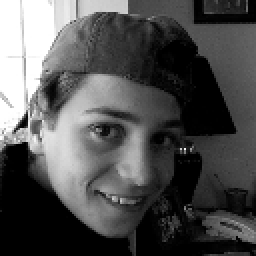
%> input picture Imagenes/cara.bmp, 128 x 128 px (shown 2 times larger)
$ octave Parcial2Practica6.m   (GNU Octave 9; MATLAB toolbox functions it lacks are replaced by stand-ins)
%> lines starting %> are read from the running program, lines starting %| are printed output that depends on the picture
### Practicas/Parcial III/FiltroGaussEspacio.m
function G = FiltroGaussEspacio(sigma)
%Gaussiano PasaBajas en el dominio del espacio

n = ceil(6*sigma); %Techo
if(mod(n,2)==0)
    n = n+1;
end

G = zeros(n);
cx = ceil(n/2);
cy = ceil(n/2);
disp(n)
disp(cx)
disp(cy)

%n = 3

for x=1:n
    for y=1:n
        d=((x-cx)*(x-cx) + (y-cy)*(y-cy));
        z= d/(2*sigma*sigma);
        G(x,y) = exp(-z);
    end
end

### Practicas/Parcial II/Parcial2Practica6.m
%Aplicar a una imagen los siguientes filtros:
%Filtros estadísticos (8-vecinos): MAX, MIN y Promedio
%Filtro suavizantes: Caja, promedio pesado y Gaussiano
%Filtros realzantes:
%Gradiente, desplegar el resultado de las parciales y la magnitud
%Laplaciano

clear all
close all

ImgOrg = imread ('../../Imagenes/cara.bmp');
%> ImgOrg is the input picture: size 128x128 uint8; min 0, max 255, mean 81.1

%Recomendable convertir a double imagen
I = double(ImgOrg);
[filas, columnas] = size(I);
%> filas = 128; columnas = 128

%-----------------------ESTADISTICOS-----------------------%
FiltroMax = zeros(filas, columnas);
FiltroMin = zeros(filas, columnas);
FiltroMedia = zeros(filas, columnas);
for i = 2:filas-1
    for j = 2:columnas-1

        % Extraer la vecindad 3x3
        ventana = I(i-1:i+1, j-1:j+1);

        % Calcular valores estadísticos
        FiltroMax(i,j) = max(ventana(:));       % Valor máximo
        FiltroMin(i,j) = min(ventana(:));       % Valor mínimo
        FiltroMedia(i,j) = mean(ventana(:));    % Promedio
    end
end
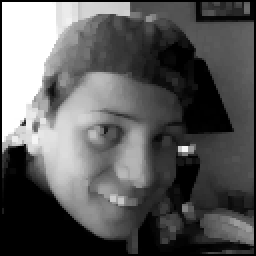
%> FiltroMax: size 128x128 double (shown 2 times larger); min 0, max 255, mean 91.6
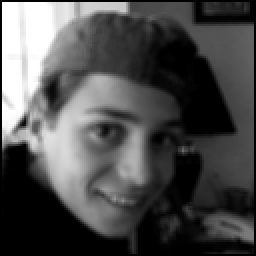
%> FiltroMedia: size 128x128 double (shown 2 times larger); min 0, max 255, mean 78.3
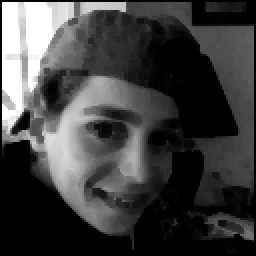
%> FiltroMin: size 128x128 double (shown 2 times larger); min 0, max 255, mean 65

figure;
subplot(2,2,1); imshow(ImgOrg,[]); title('Imagen Orginal');
subplot(2,2,2); imshow(FiltroMax,[]); title('Filtro MAX');
subplot(2,2,3); imshow(FiltroMin,[]); title('Filtro MIN');
subplot(2,2,4); imshow(FiltroMedia,[]); title('Filtro Media');

%-----------------------SUAVIZANTES-----------------------%
%Filtro Caja
W=[1 1 1; 1 1 1; 1 1 1]/9; %Máscara
FiltradoCaja=imfilter(I,W,0,'conv');

%Filtro Pesado
W=[1 2 1; 2 4 2; 1 2 1]/16; %Máscara Pesada
FiltradoPesado=imfilter(I,W,0,'conv');

%Filtro Gaussiano
sigma = 0.5;
W3 = FiltroGaussEspacio(sigma);
factor = sum(sum(W3));
W3 = FiltroGaussEspacio(sigma)*1/factor;
FiltradoGaussiano = imfilter(I, W3,0,'conv');

figure;
subplot(2,2,1); imshow(ImgOrg,[]); title('Imagen Original');
subplot(2,2,2); imshow(FiltradoCaja,[]); title('Filtro de Caja');
subplot(2,2,3); imshow(FiltradoPesado,[]); title('Filtro Promedio Pesado');
subplot(2,2,4); imshow(FiltradoGaussiano,[]); title('Filtro Gaussiano');

%-----------------------REALZANTES-----------------------%
% Mascara de la derivada parcial en X
Wx = [ -1 -2 -1; 0 0 0; 1 2 1 ];
% Mascara de la derivada parcial en Y
Wy = [ -1 0 1; -2 0 2; -1 0 1 ];

% Derivadas parciales
Gx = imfilter(I,Wx); %Otra manera
Gy = imfilter(I,Wy); %Otra manera
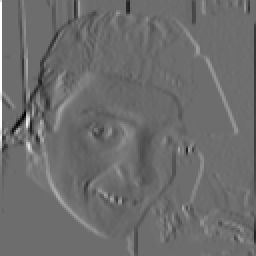
%> Gy: size 128x128 double (shown 2 times larger); min -767, max 1020, mean -2.6; drawn with min black and max white

% Magnitud del gradiente
Gmag = sqrt(Gx.^2 + Gy.^2);
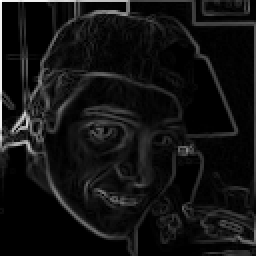
%> Gmag: size 128x128 double (shown 2 times larger); min 0, max 1081.9, mean 80; drawn with min black and max white

%Mascara Laplaciana
WL=[-1 -1 -1; -1 8 -1; -1 -1 -1];
ImgLap1=imfilter(I,WL);
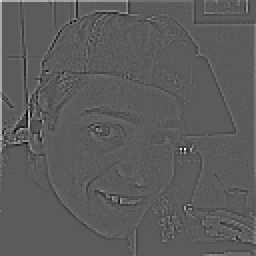
%> ImgLap1: size 128x128 double (shown 2 times larger); min -895, max 1601, mean 8.5; drawn with min black and max white

figure;
subplot(2,3,1); imshow(I,[]);title("Imagen Orginal");
subplot(2,3,2);imshow(uint8(abs(Gx))); title('Derivada parcial en X');
subplot(2,3,3);imshow(uint8(abs(Gy))); title('Derivada parcial en Y');
subplot(2,3,4);imshow(uint8(Gmag)); title('Magnitud del Gradiente');
%> after `imshow(uint8(Gmag))`:
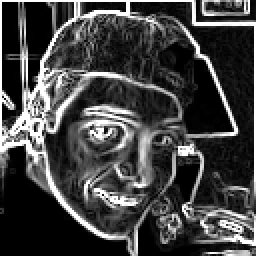
%> displayed picture: size 128x128, on the screen's scale of 0 to 255 (shown 2 times larger); min 0, max 255, mean 67.3
subplot(2,3,5); imshow(ImgLap1,[]);title("Filtro Laplaciano");

$ run again, with Imagenes/caballo.bmp copied over Imagenes/cara.bmp
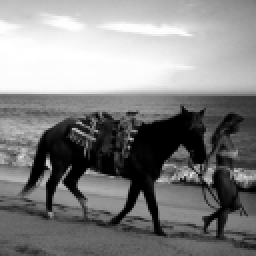
%> input picture Imagenes/caballo.bmp, 128 x 128 px (shown 2 times larger)
%> ImgOrg is the input picture: size 128x128 uint8; min 0, max 255, mean 131.9
%> after the loop `for i = 2:filas-1`:
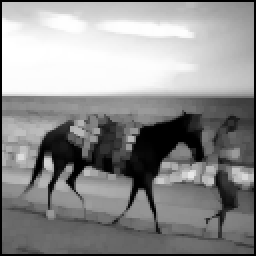
%> FiltroMax: size 128x128 double (shown 2 times larger); min 0, max 255, mean 143.4
%> `imshow(uint8(Gmag))`:
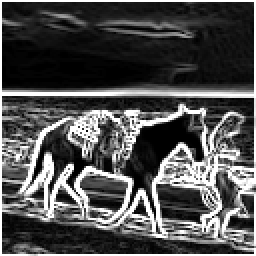
%> displayed picture: size 128x128, on the screen's scale of 0 to 255 (shown 2 times larger); min 0, max 255, mean 79.8
